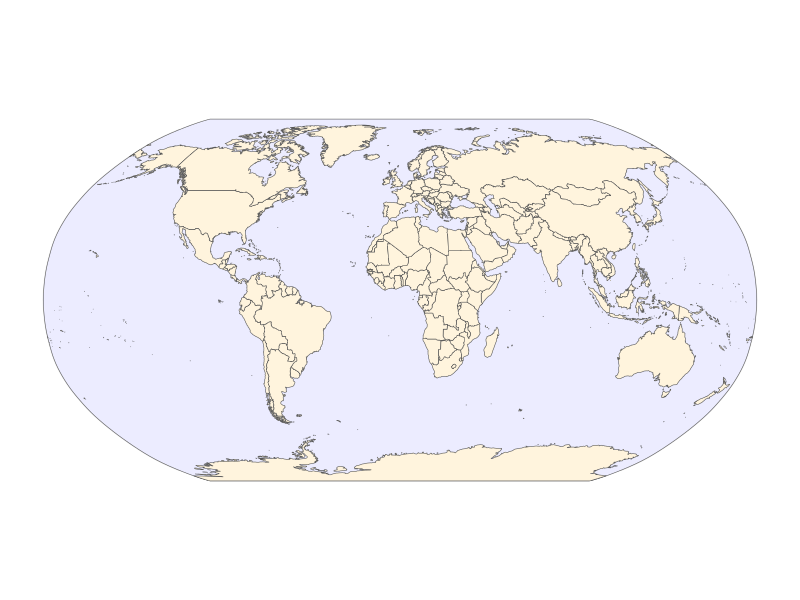

Recreate this plot in R.
## ---- chunk 1
#| echo: false
#| message: false

library(rnaturalearth) # natural earth data

library(ggplot2) # beautiful graphs & maps

library(dplyr) # data wrangling

library(sf) # simple (spatial) features

# library(patchwork) # stitch ggplots together

# options(rgl.useNULL = TRUE)

# library(rgl) # 3D plots

# library(car) # Companion to Applied Regression

## ---- chunk 2
#| echo: false
#| message: false
#| label: fig-globe

mapdata <- ne_countries(scale = "medium", # medium scale
                        returnclass = "sf") # as sf object

# CF https://stackoverflow.com/questions/75860459/change-ocean-color-in-robinson-projection-map

ocean <- st_polygon(list(cbind(c(seq(-180, 179, 
                                     len = 100), 
                                 rep(180, 100), 
                                 seq(179, -180, 
                                     len = 100),
                                 rep(-180, 100)),
                               c(rep(-90, 100), 
                                 seq(-89, 89, 
                                     len = 100),
                                 rep(90, 100), 
                                 seq(89, -90, 
                                     len = 100))))) |>
  st_sfc(crs = "WGS84") |>
  st_as_sf()

mymap <- ggplot(mapdata) + # the data I am mapping
  geom_sf(data = ocean, fill = "#ECECFF") +
  geom_sf(fill = "#FFF4DD") + # the geometry I am using
  theme_minimal() +
  theme(axis.text = element_blank())

mymap + coord_sf(crs="+proj=robin") # Robinson projection
